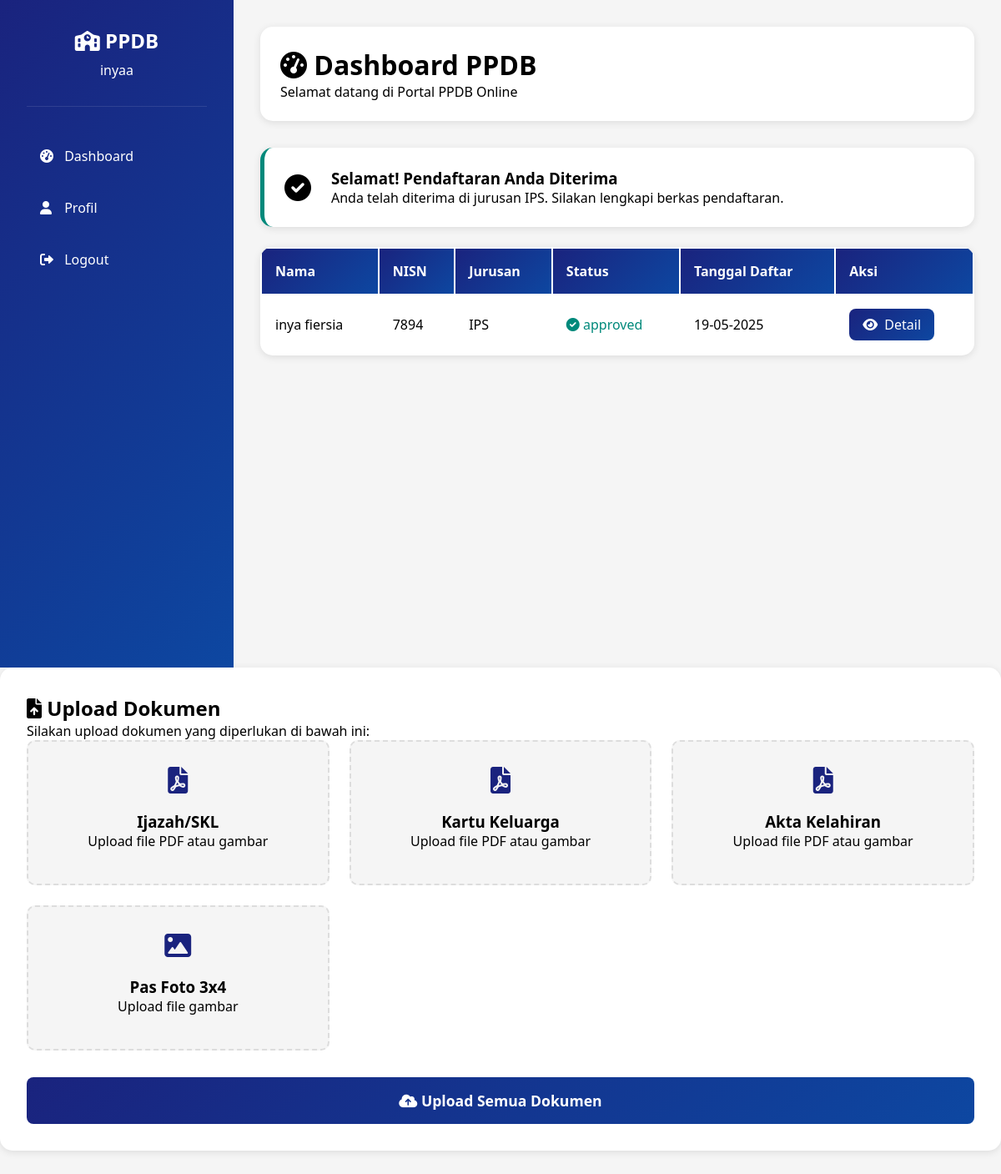
/dashboard (signed in), run on the app's committed database.
### app/models.py (models this page shows, shortened)
class User(UserMixin, db.Model):
    __tablename__ = 'users'
    id = db.Column(db.Integer, primary_key=True)
    username = db.Column(db.String(80), unique=True, nullable=False)
    email = db.Column(db.String(120), unique=True, nullable=False)
    password = db.Column(db.String(200), nullable=False)
    name = db.Column(db.String(100))
    role = db.Column(db.String(20), default='user')  # 'admin' or 'user'
    is_active = db.Column(db.Boolean, default=True)
    pendaftarans = db.relationship('Pendaftaran', backref='user', lazy=True)

class Pendaftaran(db.Model):
    __tablename__ = 'pendaftaran'
    id = db.Column(db.Integer, primary_key=True)
    nama = db.Column(db.String(100), nullable=False)
    nisn = db.Column(db.String(20), nullable=False, unique=True)
    asal_sekolah = db.Column(db.String(100), nullable=False)
    alamat = db.Column(db.String(200), nullable=False)
    no_hp = db.Column(db.String(20), nullable=False)
    pilihan_jurusan = db.Column(db.String(50), nullable=False)
    status = db.Column(db.String(20), default='pending')  # pending, approved, rejected
    user_id = db.Column(db.Integer, db.ForeignKey('users.id'), nullable=False)
    tanggal_daftar = db.Column(db.DateTime, default=db.func.current_timestamp())

### app/routes/main.py (the view)
@main_bp.route('/dashboard')
@login_required
def dashboard():
    pendaftarans = Pendaftaran.query.filter_by(user_id=current_user.id).all()
    return render_template('dashboard.html',
        current_user=current_user,
        pendaftarans=pendaftarans
    )

### app/__init__.py (called while the page is built)
def create_app():
    app = Flask(__name__)
    app.config['SECRET_KEY'] = 'your-secret-key'
    app.config['SQLALCHEMY_DATABASE_URI'] = 'sqlite:///ppdb.db'
    app.config['SQLALCHEMY_TRACK_MODIFICATIONS'] = False
    db.init_app(app)
    login_manager.init_app(app)
    login_manager.login_view = 'auth_bp.login'
    from app.models import User
    @login_manager.user_loader
    def load_user(user_id):
        return User.query.get(int(user_id))
    from app.routes.main import main_bp
    from app.routes.auth import auth_bp
    from app.routes.admin import admin_bp
    app.register_blueprint(main_bp)
    app.register_blueprint(auth_bp)
    app.register_blueprint(admin_bp)
    return app

### app/templates/dashboard.html (shortened to what this page needs)
<!DOCTYPE html>
<html lang="id">
<head>
    <link rel="stylesheet" href="https://cdnjs.cloudflare.com/ajax/libs/font-awesome/6.0.0/css/all.min.css">
</head>
<body>
    <div class="wrapper">
        <div class="sidebar">
            <div class="sidebar-header">
                <h2><i class="fas fa-school"></i> PPDB</h2>
                <p>{{ current_user.name }}</p>
            </div>
            <nav class="nav-menu">
                <a href="{{ url_for('main_bp.dashboard') }}" class="nav-item active">
                    <i class="fas fa-tachometer-alt"></i> Dashboard
                </a>
                <a href="{{ url_for('main_bp.profile') }}" class="nav-item">
                    <i class="fas fa-user"></i> Profil
                </a>
                <a href="{{ url_for('auth_bp.logout') }}" class="nav-item">
                    <i class="fas fa-sign-out-alt"></i> Logout
                </a>
            </nav>
        </div>
        <div class="main-content">
            <div class="header">
                <h1><i class="fas fa-tachometer-alt"></i> Dashboard PPDB</h1>
                <p>Selamat datang di Portal PPDB Online</p>
            </div>
            {% for p in pendaftarans %}
                {% if loop.first %}
                    {% if p.status == 'approved' %}
                    <div class="notification notification-approved">
                        <i class="fas fa-check-circle"></i>
                        <div>
                            <h3>Selamat! Pendaftaran Anda Diterima</h3>
                            <p>Anda telah diterima di jurusan {{ p.pilihan_jurusan }}. Silakan lengkapi berkas pendaftaran.</p>
                        </div>
                    </div>
                    {% endif %}
                {% endif %}
            {% endfor %}
            {% if pendaftarans %}
            <table>
                <thead>
                    <tr>
                        <th>Nama</th>
                        <th>NISN</th>
                        <th>Jurusan</th>
                        <th>Status</th>
                        <th>Tanggal Daftar</th>
                        <th>Aksi</th>
                    </tr>
                </thead>
                <tbody>
                    {% for p in pendaftarans %}
                    <tr>
                        <td>{{ p.nama }}</td>
                        <td>{{ p.nisn }}</td>
                        <td>{{ p.pilihan_jurusan }}</td>
                        <td class="status-{{ p.status }}">
                            <i class="fas fa-{% if p.status == 'approved' %}check-circle{% elif p.status == 'rejected' %}times-circle{% else %}clock{% endif %}"></i>
                            {{ p.status }}
                        </td>
                        <td>{{ p.tanggal_daftar.strftime('%d-%m-%Y') }}</td>
                        <td>
                            <a href="#" class="detail-btn">
                                <i class="fas fa-eye"></i> Detail
                            </a>
                        </td>
                    </tr>
                    {% endfor %}
                </tbody>
            </table>
            {% else %}
            <p>Belum ada pendaftaran.</p>
            {% endif %}
        </div>
    </div>
{% if pendaftarans and pendaftarans[0].status == 'approved' %}
<div class="document-section">
    <h2><i class="fas fa-file-upload"></i> Upload Dokumen</h2>
    <p class="mb-4">Silakan upload dokumen yang diperlukan di bawah ini:</p>
    <form method="POST" action="{{ url_for('main_bp.upload_documents') }}" enctype="multipart/form-data">
        <div class="document-grid">
            <div class="document-item" id="ijazah-container">
                <label class="upload-label">
                    <div class="upload-icon">
                        <i class="fas fa-file-pdf"></i>
                    </div>
                    <h3>Ijazah/SKL</h3>
                    <p>Upload file PDF atau gambar</p>
                </label>
            </div>
            <div class="document-item" id="kk-container">
                <label class="upload-label">
                    <div class="upload-icon">
                        <i class="fas fa-file-pdf"></i>
                    </div>
                    <h3>Kartu Keluarga</h3>
                    <p>Upload file PDF atau gambar</p>
                </label>
            </div>
            <div class="document-item" id="akta-container">
                <label class="upload-label">
                    <div class="upload-icon">
                        <i class="fas fa-file-pdf"></i>
                    </div>
                    <h3>Akta Kelahiran</h3>
                    <p>Upload file PDF atau gambar</p>
                </label>
            </div>
            <div class="document-item" id="foto-container">
                <label class="upload-label">
                    <div class="upload-icon">
                        <i class="fas fa-image"></i>
                    </div>
                    <h3>Pas Foto 3x4</h3>
                    <p>Upload file gambar</p>
                </label>
            </div>
        </div>
        <button type="submit" class="submit-btn" style="margin-top: 2rem;">
            <i class="fas fa-cloud-upload-alt"></i> Upload Semua Dokumen
        </button>
    </form>
</div>
{% endif %}
</body>
</html>

### app/templates/dashboard.html (style rules this page uses)
:root { --primary: #1a237e; --secondary: #0d47a1; --accent: #00bcd4; --success: #00897b; --warning: #ffd700; --danger: #d32f2f; --light: #f5f5f5; --dark: #263238; --gradient: linear-gradient(135deg, var(--primary), var(--secondary)); }
* { margin: 0; padding: 0; box-sizing: border-box; font-family: 'Segoe UI', Arial, sans-serif; }
body { background: var(--light); min-height: 100vh; }
.wrapper { display: flex; min-height: 100vh; }
.sidebar { width: 280px; background: var(--gradient); color: white; padding: 2rem; position: fixed; height: 100vh; }
.sidebar-header { text-align: center; padding-bottom: 2rem; border-bottom: 1px solid rgba(255,255,255,0.1); }
.sidebar-header h2 { font-size: 1.5rem; margin-bottom: 0.5rem; }
.nav-menu { margin-top: 2rem; }
.nav-item { display: block; padding: 1rem; color: white; text-decoration: none; border-radius: 8px; margin-bottom: 0.5rem; transition: all 0.3s ease; }
.nav-item i { width: 25px; }
.main-content { flex: 1; margin-left: 280px; padding: 2rem; }
.header { background: white; padding: 1.5rem; border-radius: 15px; box-shadow: 0 2px 10px rgba(0,0,0,0.1); margin-bottom: 2rem; }
.notification { padding: 1.5rem; border-radius: 15px; margin-bottom: 1.5rem; display: flex; align-items: center; gap: 1.5rem; background: white; box-shadow: 0 2px 10px rgba(0,0,0,0.1); transition: all 0.3s ease; }
.notification i { font-size: 2rem; }
.notification-approved { border-left: 5px solid var(--success); }
.status-approved { color: var(--success); }
table { width: 100%; background: white; border-radius: 15px; box-shadow: 0 2px 10px rgba(0,0,0,0.1); overflow: hidden; }
th, td { padding: 1rem; text-align: left; }
th { background: var(--gradient); color: white; }
.detail-btn { display: inline-flex; align-items: center; gap: 0.5rem; padding: 0.5rem 1rem; border-radius: 8px; text-decoration: none; color: white; background: var(--gradient); transition: all 0.3s ease; }
.submit-btn { background: var(--gradient); color: white; border: none; padding: 1rem 2rem; border-radius: 8px; font-size: 1.1rem; font-weight: 600; cursor: pointer; width: 100%; transition: all 0.3s ease; }
.document-section { background: white; border-radius: 15px; padding: 2rem; margin-bottom: 2rem; box-shadow: 0 2px 10px rgba(0,0,0,0.1); }
.document-grid { display: grid; grid-template-columns: repeat(auto-fit, minmax(300px, 1fr)); gap: 1.5rem; }
.document-item { background: var(--light); padding: 1.5rem; border-radius: 10px; border: 2px dashed #ddd; transition: all 0.3s ease; }
.upload-label { display: block; cursor: pointer; text-align: center; }
.upload-icon { font-size: 2rem; color: var(--primary); margin-bottom: 1rem; }

### data on the page
User: name "inyaa"
Pendaftaran: pilihan_jurusan "IPS", nama "inya fiersia", nisn "7894", status "approved", tanggal_daftar "19-05-2025"
